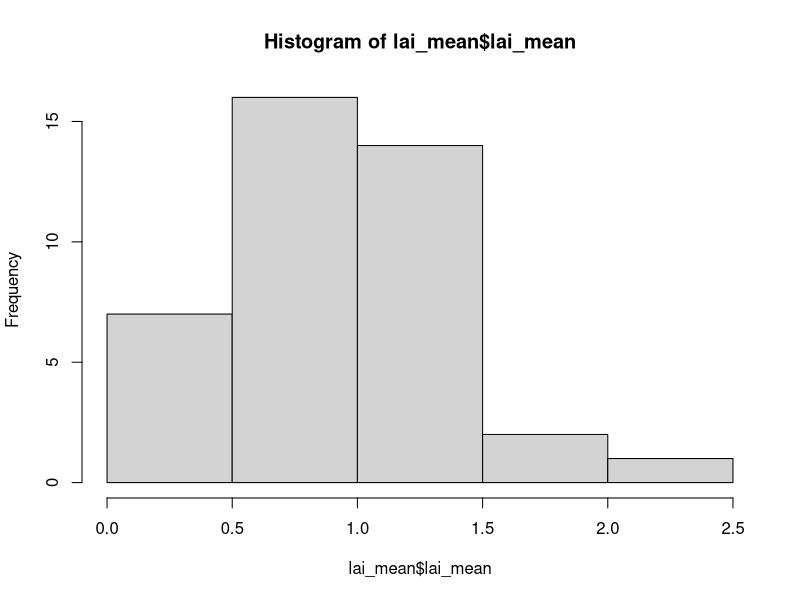

The R source for this figure: (Note: this script raises an error after producing the figure.)
# Scipt for analyzing the mequite data
## The script proceeds as stated questions followed by the code to analyze the data
## in response to that stated question
setwd("C:/Users/leah.ortiz/Documents/Git/mesquite_rangeland/analysis")

## install packages
install.packages('lme4')

## load libraries
library(tidyverse)
library(vioplot)
library(lme4)
library(car)
library(emmeans)

## read in data
sm = read.csv("../data/sm_clean.csv") # soil moisture
bm = read.csv("../data/bm_clean.csv") # biomass
lai = read.csv("../data/lai_clean.csv") # lai
sc = read.csv("../data/sc_clean.csv") # cover (species composition)

##########################################################################################
### Q1: What does the size distribution (in LAI) of the trees look like?
##########################################################################################
#### mean plot lai
lai_group_by_plot = group_by(lai, plot)
lai_mean = summarise(lai_group_by_plot, lai_mean = mean(lai))

#### create a histogram and get summary statistics
hist(lai_mean$lai_mean, breaks = 5)
mean(lai_mean$lai_mean)
sd(lai_mean$lai_mean) / sqrt(40)

##########################################################################################
### A1: LAI is fairly normal (center just below 1), but quite a big spread
##########################################################################################

##########################################################################################
### Q2: How does mesquite presence influence soil moisture?
##########################################################################################
#### run paired t-tests for all data and each date
sm_dates = levels(sm$date)
t.test(subset(sm, location == 'under')$vwc, subset(sm, location == 'away')$vwc,
       paired = T)
t.test(subset(sm, location == 'under' & date == sm_dates[1])$vwc, 
       subset(sm, location == 'away' & date == sm_dates[1])$vwc,
       paired = T)
t.test(subset(sm, location == 'under' & date == sm_dates[2])$vwc, 
       subset(sm, location == 'away' & date == sm_dates[2])$vwc,
       paired = T)
t.test(subset(sm, location == 'under' & date == sm_dates[3])$vwc, 
       subset(sm, location == 'away' & date == sm_dates[3])$vwc,
       paired = T)
t.test(subset(sm, location == 'under' & date == sm_dates[4])$vwc, 
       subset(sm, location == 'away' & date == sm_dates[4])$vwc,
       paired = T)
t.test(subset(sm, location == 'under' & date == sm_dates[5])$vwc, 
       subset(sm, location == 'away' & date == sm_dates[5])$vwc,
       paired = T)
t.test(subset(sm, location == 'under' & date == sm_dates[6])$vwc, 
       subset(sm, location == 'away' & date == sm_dates[6])$vwc,
       paired = T)
t.test(subset(sm, location == 'under' & date == sm_dates[7])$vwc, 
       subset(sm, location == 'away' & date == sm_dates[7])$vwc,
       paired = T)
t.test(subset(sm, location == 'under' & date == sm_dates[8])$vwc, 
       subset(sm, location == 'away' & date == sm_dates[8])$vwc,
       paired = T)

#### plot the data
sm_vioplot = vioplot(subset(sm, location == 'under')$vwc, 
                     subset(sm, location == 'away')$vwc,
                     ylim = c(0, 40), yaxt = 'n',
                     names = c('Under', 'Away'),
                     col = c('grey', 'yellow'))
axis(2, seq(0, 40, 10), las = 1)

sm_vioplot_date = plot(NULL, ylim = c(0, 40), xlim = c(1, 16), yaxt = 'n', xaxt = 'n',
                       ylab = '', xlab = '')
sm_vioplot_date = vioplot(subset(sm, location == 'under' & date == sm_dates[1])$vwc, 
                     subset(sm, location == 'away' & date == sm_dates[1])$vwc,
                     subset(sm, location == 'under' & date == sm_dates[2])$vwc, 
                     subset(sm, location == 'away' & date == sm_dates[2])$vwc,
                     subset(sm, location == 'under' & date == sm_dates[3])$vwc, 
                     subset(sm, location == 'away' & date == sm_dates[3])$vwc,
                     subset(sm, location == 'under' & date == sm_dates[4])$vwc, 
                     subset(sm, location == 'away' & date == sm_dates[4])$vwc,
                     subset(sm, location == 'under' & date == sm_dates[5])$vwc, 
                     subset(sm, location == 'away' & date == sm_dates[5])$vwc,
                     subset(sm, location == 'under' & date == sm_dates[6])$vwc, 
                     subset(sm, location == 'away' & date == sm_dates[6])$vwc,
                     subset(sm, location == 'under' & date == sm_dates[7])$vwc, 
                     subset(sm, location == 'away' & date == sm_dates[7])$vwc,
                     subset(sm, location == 'under' & date == sm_dates[8])$vwc, 
                     subset(sm, location == 'away' & date == sm_dates[8])$vwc,
                     add = T,
                     col = rep(c('grey', 'yellow'), times = 8),
                     ylab = '', xlab = '')
axis(2, seq(0, 40, 10), las = 1)
axis(1, seq(1, 8, 1), at = seq(1.5, 15.5, 2))
mtext(side = 1, 'Measurement Period', line = 3)
mtext(side = 2, 'VWC (%)', line = 3)
legend('topright', c('Under', 'Away'), pch = 16, col = c('grey', 'yellow'))

##########################################################################################
### A2: It's wetter outside of the mesquite area, but biggest difference in wet times
##########################################################################################

##########################################################################################
### Q3a: Is biomass different under the mesquite?
##########################################################################################
#### total biomass
##### make a dataframe with no litter
bm_nolitt = subset(bm, code != 'LITT')

##### create dateframe with correct columns for total biomass
bm_total_pre = data.frame(plot = rep(seq(1, 40), 2), 
                      location = c(rep('under', 40), rep('away', 40)),
                      date = rep('2018-09-22', times = 80))
nrow(bm_total_pre)

##### get total biomass for each plot (excluding dead stuff)
bm_total_group_by = group_by(bm_nolitt, date, plot, location)
bm_total_sums = summarise(bm_total_group_by, weight_sum = sum(weight))

##### combine sums into data fram with zeros
bm_total = left_join(bm_total_pre, bm_total_sums)
head(bm_total)
bm_total$weight_sum[is.na(bm_total$weight_sum)] = 0
head(bm_total)
tail(bm_total)

##### run the analysis
t.test(subset(bm_total, location == 'under')$weight_sum, 
       subset(bm_total, location == 'away')$weight_sum,
       paired = T)

##########################################################################################
### A3a: Slightly lower under the mesquite, but not significantly different
##########################################################################################

##########################################################################################
### Q3b: Does biomass result vary by lifeform?
##########################################################################################
##### create dateframe with correct columns for biomass by lifeform type
bm_lifeform_pre = data.frame(plot = rep(seq(1, 40), 8), 
                          location = c(rep('under', 160), rep('away', 160)),
                          lifeform = rep(c(rep(levels(bm$lifeform)[1], 40),
                                           rep(levels(bm$lifeform)[2], 40),
                                           rep(levels(bm$lifeform)[3], 40),
                                           rep(levels(bm$lifeform)[4], 40)), 2),
                          date = rep('2018-09-22', times = 320))
nrow(bm_lifeform_pre)

##### get lifeform biomass for each plot
bm_lifeform_group_by = group_by(bm, date, plot, location, lifeform)
bm_lifeform_sums = summarise(bm_lifeform_group_by, weight_sum = sum(weight))

##### combine sums into data fram with zeros
bm_lifeform = left_join(bm_lifeform_pre, bm_lifeform_sums)
head(bm_lifeform)
bm_lifeform$weight_sum[is.na(bm_lifeform$weight_sum)] = 0
head(bm_lifeform)
tail(bm_lifeform)

##### separate out the different lifeforms
bm_lifeform_forb = subset(bm_lifeform, lifeform == 'Forb')
bm_lifeform_grass = subset(bm_lifeform, lifeform == 'Grass')
bm_lifeform_litter = subset(bm_lifeform, lifeform == 'LITT')
bm_lifeform_tree = subset(bm_lifeform, lifeform == 'Shrub/tree')

##### run the analysis
t.test(subset(bm_lifeform_forb, location == 'under')$weight_sum, 
       subset(bm_lifeform_forb, location == 'away')$weight_sum,
       paired = T) # slightly more fobs under
t.test(subset(bm_lifeform_grass, location == 'under')$weight_sum, 
       subset(bm_lifeform_grass, location == 'away')$weight_sum,
       paired = T) # more grass away!
t.test(subset(bm_lifeform_litter, location == 'under')$weight_sum, 
       subset(bm_lifeform_litter, location == 'away')$weight_sum,
       paired = T) # more litter away!
t.test(subset(bm_lifeform_tree, location == 'under')$weight_sum, 
       subset(bm_lifeform_tree, location == 'away')$weight_sum,
       paired = T) # nothing with trees (only one tree plot)

#### grass/forb ratio
grass_ratio = bm_lifeform_grass$weight_sum / 
  rowSums(cbind(bm_lifeform_forb$weight_sum, bm_lifeform_grass$weight_sum, 
      bm_lifeform_tree$weight_sum))

grass_ratio_df = data.frame(bm_lifeform_grass[, c(1,2)], grass_ratio = grass_ratio)

t.test(subset(grass_ratio_df, location == 'under')$grass_ratio,
       subset(grass_ratio_df, location == 'away')$grass_ratio,
       paired = T)

#### plot out grass ratio results
grass_ratio_vioplot = plot(NULL, ylim = c(0, 1.2), xlim = c(0, 3), yaxt = 'n', 
                           xaxt = 'n', ylab = '', xlab = '')
grass_ratio_vioplot = vioplot(subset(grass_ratio_df, location == 'under')$grass_ratio,
                              subset(grass_ratio_df, location == 'away')$grass_ratio,
                              add = T, col = c('grey', 'yellow'))
axis(2, seq(0, 1, 0.2), las = 1)
axis(1, c('under', 'away'), at = c(1, 2))
mtext(side = 2, 'Grass ratio', line = 3)
text(1, 1.1, paste(round(mean(subset(grass_ratio_df, location == 'under')$grass_ratio, 
                              na.rm =T), 2),
                   '±',
                   round(sd(subset(grass_ratio_df, location == 'under')$grass_ratio, 
                            na.rm =T) / sqrt(40), 2),
                   sep = ' '))
text(2, 1.1, paste(round(mean(subset(grass_ratio_df, location == 'away')$grass_ratio, 
                              na.rm =T), 2),
                   '±',
                   round(sd(subset(grass_ratio_df, location == 'away')$grass_ratio, 
                            na.rm =T) / sqrt(40), 2),
                   '*',
                   sep = ' '))
#legend('topright', c('Under', 'Away'), pch = 16, col = c('grey', 'yellow'))

#### plot out the lifeform results
bm_lifeform_vioplot = plot(NULL, ylim = c(0, 40), xlim = c(0, 5), yaxt = 'n', 
                           xaxt = 'n', ylab = '', xlab = '')
bm_lifeform_vioplot = vioplot(subset(bm_lifeform_grass, location == 'under')$weight_sum,
                              subset(bm_lifeform_grass, location == 'away')$weight_sum,
                              subset(bm_lifeform_forb, location == 'under')$weight_sum,
                              subset(bm_lifeform_forb, location == 'away')$weight_sum,
                              add = T,
                              col = rep(c('grey', 'yellow'), times = 2),
                              ylab = '', xlab = '')
axis(2, seq(0, 40, 10), las = 1)
axis(1, c('grass', 'forb'), at = c(1.5, 3.5))
mtext(side = 2, 'Biomass (g)', line = 3)
legend('topright', c('Under', 'Away'), pch = 16, col = c('grey', 'yellow'))

##########################################################################################
### A3b: less grass and more forbs under the mesquite
##########################################################################################


##########################################################################################
### Q3c: are there biomass differences by family (fabaceae in particular)?
##########################################################################################
#### are there many legumes?
levels(bm_nolitt$family)
subset(bm_nolitt, family == 'Fabaceae') # nope...

##########################################################################################
### A3c: not enough fabaceae for an interesting comparison
##########################################################################################


##########################################################################################
### Q4c: is species richness different under the mesquite?
##########################################################################################
#### 
bm_richness_pre = data.frame(plot = rep(seq(1, 40), 2), 
                          location = c(rep('under', 40), rep('away', 40)),
                          date = rep('2018-09-22', times = 80))
nrow(bm_richness_pre)

#### calculate species richness per plot type (for non-litter)
bm_richness_group_by = group_by(bm_nolitt, date, plot, location)
bm_richness_sums = summarise(bm_richness_group_by, richness = n())

##### combine richness into data fram with zeros
bm_richness = left_join(bm_richness_pre, bm_richness_sums)
head(bm_richness)
bm_richness$richness[is.na(bm_richness$richness)] = 0
head(bm_richness)
tail(bm_richness)

##### run the analysis
t.test(subset(bm_richness, location == 'under')$richness, 
       subset(bm_richness, location == 'away')$richness,
       paired = T)

##########################################################################################
### A4c: species richness is generally the same
##########################################################################################

##########################################################################################
### Q5a: does tree size matter for soil moisture effect?
##########################################################################################
#### calculate average soil moisture effect across dates and create new data frame
sm_under = subset(sm, location == "under")
sm_away = subset(sm, location == "away")
sm_effect = ((sm_away$vwc - sm_under$vwc) / sm_away$vwc) * 100
sm_effect_df = data.frame(sm_under[, c(2,3)], sm_effect = sm_effect)

sm_effect_df_group_by_plot = group_by(sm_effect_df, plot)
sm_effect_df_mean = summarise(sm_effect_df_group_by_plot, 
                              sm_effect_mean = mean(sm_effect))

#### get average lai for each tree
lai_group_by_plot = group_by(lai, plot)
lai_mean = summarise(lai_group_by_plot, lai_mean = mean(lai))
head(lai_mean)
nrow(lai_mean)

sm_effect_df_mean_lai = left_join(sm_effect_df_mean, lai_mean)
head(sm_effect_df_mean_lai)
nrow(sm_effect_df_mean_lai)

#### run regression
plot(sm_effect_df_mean_lai$sm_effect_mean ~ 
       sm_effect_df_mean_lai$lai_mean) # not much there
sm_effect_df_mean_lai_lm = lm(sm_effect_df_mean_lai$sm_effect_mean ~ 
                                sm_effect_df_mean_lai$lai_mean) # not much there
anova(sm_effect_df_mean_lai_lm) # nada

##########################################################################################
### A5a: tree size does not matter for soil moisture effect
##########################################################################################


##########################################################################################
### Q5b: does tree size matter for biomass effect?
##########################################################################################
#### calculate average total biomass effect across dates and create new data frame
bm_total_under = subset(bm_total, location == "under")
bm_total_away = subset(bm_total, location == "away")
bm_total_effect = ((bm_total_away$weight_sum - bm_total_under$weight_sum) / 
                     bm_total_away$weight_sum) * 100
bm_total_effect_df = data.frame(plot = bm_total_under[, 1], 
                                bm_total_effect = bm_total_effect)

bm_total_effect_df_lai = left_join(bm_total_effect_df, lai_mean)
head(bm_total_effect_df_lai)
nrow(bm_total_effect_df_lai)

#### run regression
bm_total_effect_df_lai_sub = subset(bm_total_effect_df_lai, bm_total_effect > -5000)
plot(bm_total_effect_df_lai_sub$bm_total_effect ~ 
       bm_total_effect_df_lai_sub$lai_mean, ylim = c(-100, 100)) # not much there
bm_total_effect_df_mean_lai_lm = lm(bm_total_effect_df_lai_sub$bm_total_effect ~ 
                                      bm_total_effect_df_lai_sub$lai_mean) # not much there
anova(bm_total_effect_df_mean_lai_lm) # nada

##########################################################################################
### A5b: tree size doesn't seem to matter for biomass effect
##########################################################################################


##########################################################################################
### Q6a: does mesquite influence species richness?
##########################################################################################
#### remove litter and bareground from cover data
sc_live = subset(sc, code != 'BARE' & code != 'LITT')

#### calculate richness
sc_richness_pre = data.frame(plot = rep(seq(1, 40), 2), 
                             location = c(rep('under', 40), rep('away', 40)),
                             date = rep('2018-09-22', times = 80))
nrow(sc_richness_pre)

#### calculate species richness per plot type (for non-litter)
sc_richness_group_by = group_by(sc_live, date, plot, location)
sc_richness_sums = summarise(sc_richness_group_by, richness = n())

##### combine richness into data fram with zeros
sc_richness = left_join(sc_richness_pre, sc_richness_sums)
head(sc_richness)
sc_richness$richness[is.na(sc_richness$richness)] = 0
head(sc_richness)
tail(sc_richness)

##### run the analysis
t.test(subset(sc_richness, location == 'under')$richness, 
       subset(sc_richness, location == 'away')$richness,
       paired = T)

##########################################################################################
### A6a: richness is the same under the mesquite
##########################################################################################

##########################################################################################
### Q6b: does mesquite influence species diversity?
##########################################################################################
#### diversity is Shannon's diversity (D) where
#### H = -sum(percent cover * log(percent cover))
#### probably need to recalculate the cover as cover relative to living cover of the plot

#### get total living biomass of the each plot
sc_live_group_by_plot = group_by(sc_live, date, plot, location)
sc_live_sums = summarise(sc_live_group_by_plot, cover_sum = sum(cover))

#### join cover sums to sc_live
sc_live_revised = left_join(sc_live, sc_live_sums)

#### get relative cover
sc_live_revised$cover_revised = sc_live_revised$cover / sc_live_revised$cover_sum

#### do diversity calcs
sc_live_revised$logcover = log(sc_live_revised$cover_revised) # percent cover squared

#### calculate diversity
sc_diversity_pre = data.frame(plot = rep(seq(1, 40), 2), 
                             location = c(rep('under', 40), rep('away', 40)),
                             date = rep('2018-09-22', times = 80))
nrow(sc_diversity_pre)

#### get sum of cover2 by plot
sc_diversity_group_by = group_by(sc_live_revised, date, plot, location)
sc_diversity_sums = summarise(sc_diversity_group_by, logcover_sum = sum(logcover))

#### calculate diversity
sc_diversity_sums$H = -sc_diversity_sums$logcover_sum

##### combine diversity into data fram with zeros
sc_diversity = left_join(sc_diversity_pre, sc_diversity_sums)
head(sc_diversity)
sc_diversity$H[is.na(sc_diversity$H)] = 0
head(sc_diversity)
tail(sc_diversity)

##### run the analysis
t.test(subset(sc_diversity, location == 'under')$H, 
       subset(sc_diversity, location == 'away')$H,
       paired = T)
hist(sc_diversity$H) # no difference
plot(H ~ location, sc_diversity)

##########################################################################################
### A6b: diversity is the same under the mesquite
##########################################################################################


##########################################################################################
### Q6c: is evenness the same under the mesquite?
##########################################################################################
#### here we're defining evenness as diversity divided by richness

#### put diversity and richness data together
sc_evenness = left_join(sc_richness, sc_diversity)
head(sc_evenness)

#### calculate evenness
sc_evenness$evenness = sc_evenness$H / sc_evenness$richness

#### run analysis
t.test(subset(sc_evenness, location == 'under')$evenness, 
       subset(sc_evenness, location == 'away')$evenness,
       paired = T)
hist(sc_evenness$evenness) # no difference
plot(evenness ~ location, sc_evenness)

##########################################################################################
### A6c: evenness is the same under the mesquite
##########################################################################################
